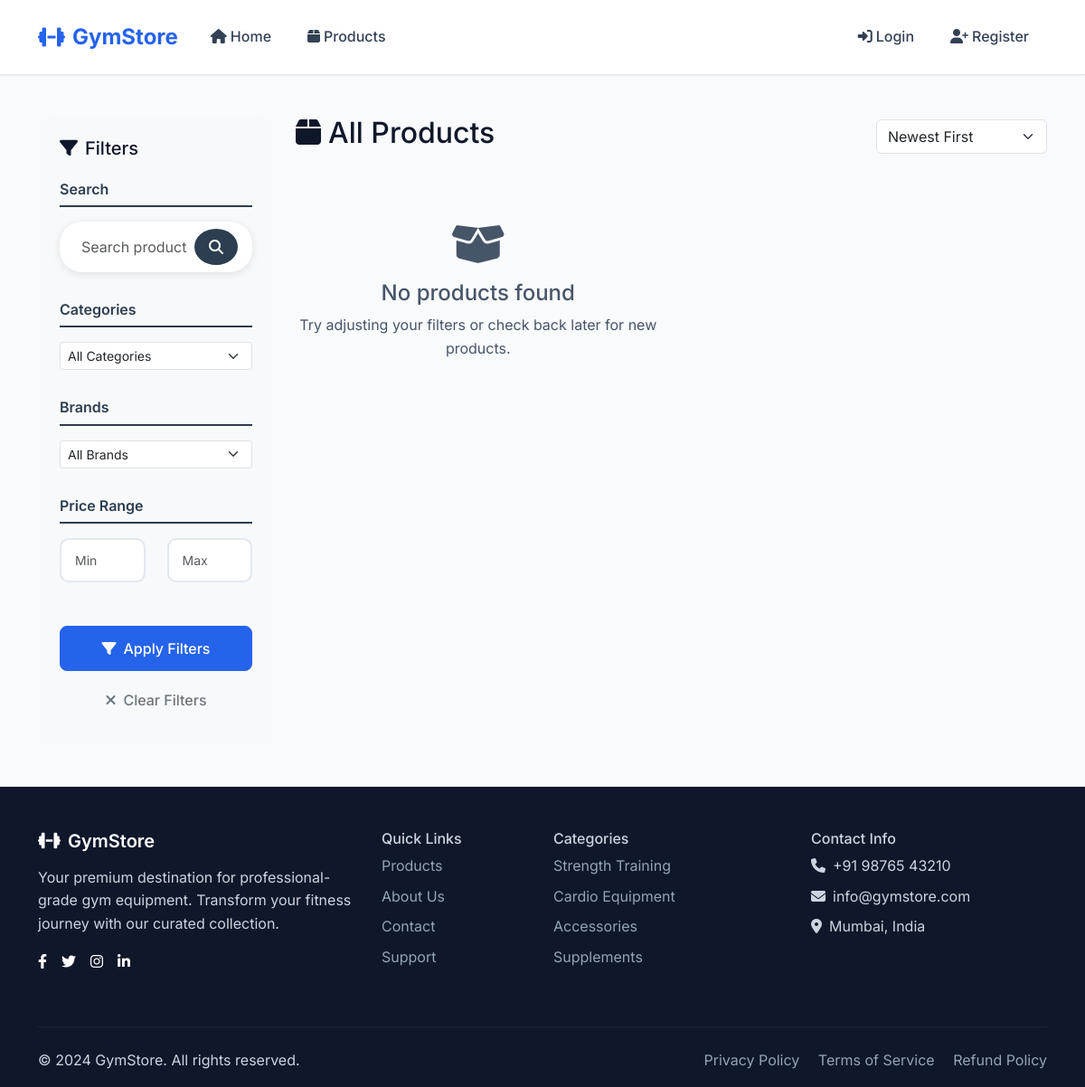
/products/, run on an earlier commit of the app's database.
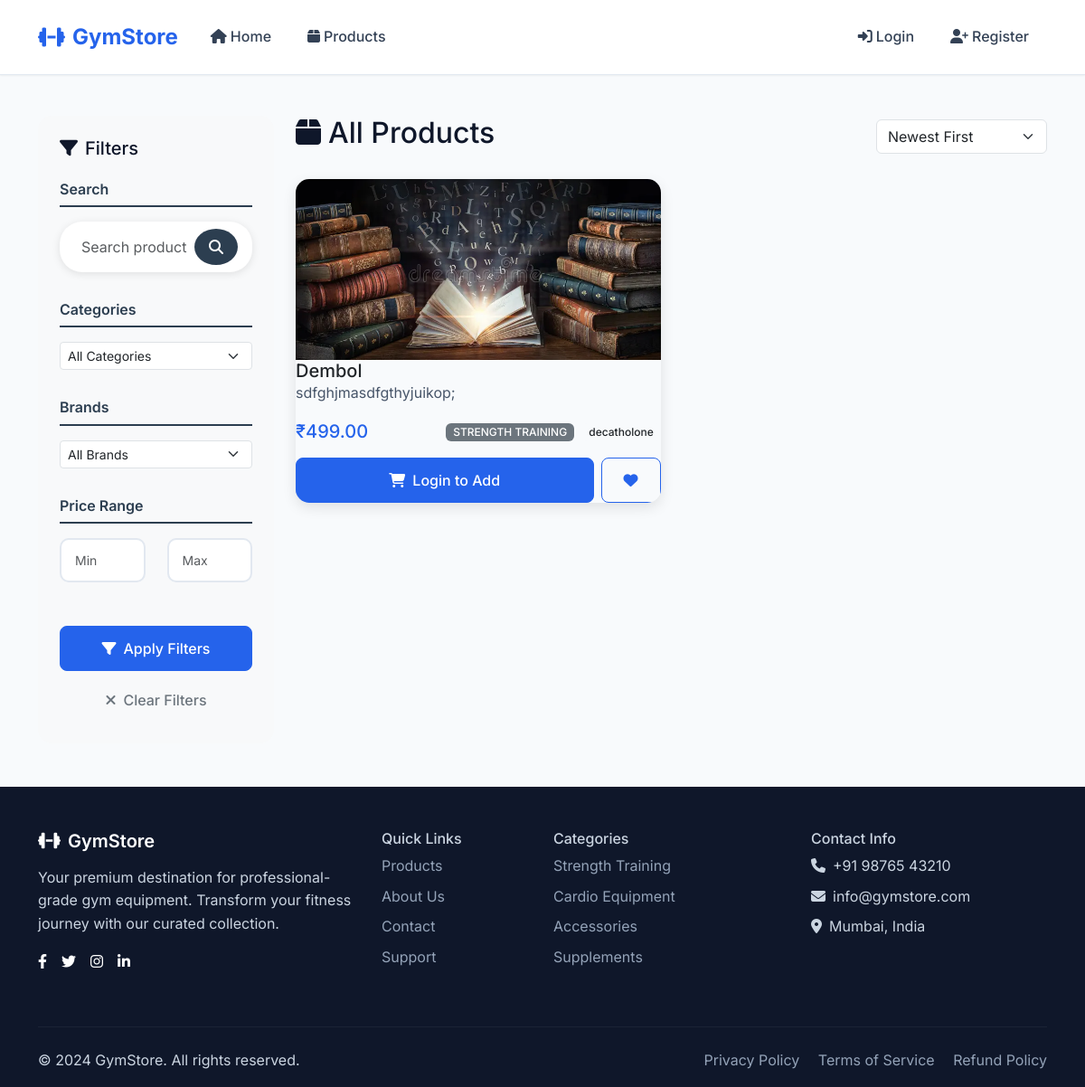
And on a later commit of the database.
### product/models.py (models this page shows, shortened)
class Product(models.Model):
    name = models.CharField(max_length=200)
    description = models.TextField()
    price = models.DecimalField(max_digits=10, decimal_places=2)
    category = models.ForeignKey(Category, on_delete=models.CASCADE, related_name='products')
    brand = models.ForeignKey(Brand, on_delete=models.CASCADE, related_name='products')
    stock_quantity = models.PositiveIntegerField(default=0)
    is_featured = models.BooleanField(default=False)
    is_active = models.BooleanField(default=True)
    created_by = models.ForeignKey(User, on_delete=models.CASCADE, related_name='created_products')
    created_at = models.DateTimeField(auto_now_add=True)
    updated_at = models.DateTimeField(auto_now=True)
    class Meta:
        ordering = ['-created_at']
    @property
    def primary_image(self):
        primary = self.images.filter(is_primary=True).first()
        if primary:
            return primary
        return self.images.first()

class ProductImage(models.Model):
    product = models.ForeignKey(Product, on_delete=models.CASCADE, related_name='images')
    image = models.ImageField(upload_to='products/')
    alt_text = models.CharField(max_length=200, blank=True)
    is_primary = models.BooleanField(default=False)
    created_at = models.DateTimeField(auto_now_add=True)

class Category(models.Model):
    name = models.CharField(max_length=100, unique=True)
    description = models.TextField(blank=True)
    created_at = models.DateTimeField(auto_now_add=True)
    class Meta:
        verbose_name_plural = 'Categories'
        ordering = ['name']

class Brand(models.Model):
    name = models.CharField(max_length=100, unique=True)
    description = models.TextField(blank=True)
    created_at = models.DateTimeField(auto_now_add=True)

### product/views.py (the view)
# urls.py: path('products/', views.customer_product_list_view, name='product_list'),
def customer_product_list_view(request):
    products = Product.objects.filter(is_active=True)
    categories = Category.objects.all()
    brands = Brand.objects.all()
    category_filter = request.GET.get('category')
    brand_filter = request.GET.get('brand')
    search_query = request.GET.get('search')
    min_price = request.GET.get('min_price')
    max_price = request.GET.get('max_price')
    sort_by = request.GET.get('sort', '-created_at')
    if category_filter:
        products = products.filter(category_id=category_filter)
    if brand_filter:
        products = products.filter(brand_id=brand_filter)
    if search_query and search_query.strip() and search_query != 'None':
        products = products.filter(name__icontains=search_query)
    if min_price:
        products = products.filter(price__gte=min_price)
    if max_price:
        products = products.filter(price__lte=max_price)
    if sort_by == 'price_low':
        products = products.order_by('price')
    elif sort_by == 'price_high':
        products = products.order_by('-price')
    elif sort_by == 'name':
        products = products.order_by('name')
    else:
        products = products.order_by('-created_at')
    context = {
        'products': products,
        'categories': categories,
        'brands': brands,
        'current_category': category_filter,
        'current_brand': brand_filter,
        'current_search': search_query,
        'current_min_price': min_price,
        'current_max_price': max_price,
        'current_sort': sort_by,
    }
    return render(request, 'product/customer_product_list.html', context)

### templates/product/customer_product_list.html (shortened to what the changed rows need)
{% extends 'base.html' %}
{% load static %}
{% block extra_css %}
<link href="{% static 'css/home.css' %}" rel="stylesheet">
{% endblock %}
{% block content %}
<div class="container py-5">
    <div class="row">
        <div class="col-lg-9">
            <div class="d-flex justify-content-between align-items-center mb-4">
                <h2><i class="fas fa-box me-2"></i>All Products</h2>
            </div>
            <div class="product-grid" id="productGrid">
                {% for product in products %}
                <div class="product-card" data-category="{{ product.category.id }}" data-brand="{{ product.brand.id }}" data-price="{{ product.price }}" data-name="{{ product.name|lower }}">
                    <div class="product-image-container">
                        {% if product.primary_image %}
                            <img src="{{ product.primary_image.image.url }}" alt="{{ product.name }}">
                        {% else %}
                            <div class="no-image-placeholder">
                                <i class="fas fa-image fa-3x"></i>
                                <p>No Image</p>
                            </div>
                        {% endif %}
                    </div>
                    <div class="card-body d-flex flex-column">
                        <h5 class="card-title text-dark">{{ product.name }}</h5>
                        <p class="card-text text-muted">{{ product.description|truncatewords:15 }}</p>
                        <div class="mt-auto">
                            <div class="d-flex justify-content-between align-items-center mb-3">
                                <span class="h5 text-primary mb-0">₹{{ product.price }}</span>
                                <div>
                                    <span class="badge bg-secondary me-1">{{ product.category.name }}</span>
                                    <span class="badge bg-light text-dark">{{ product.brand.name }}</span>
                                </div>
                            </div>
                            <div class="d-flex gap-2">
                                {% if user.is_authenticated %}
                                        <button class="btn btn-primary flex-fill add-to-cart-btn" data-product-id="{{ product.id }}">
                                            <i class="fas fa-shopping-cart me-2"></i>Add to Cart
                                        </button>
                                {% else %}
                                    <a href="{% url 'accounts:login' %}" class="btn btn-primary flex-fill">
                                        <i class="fas fa-shopping-cart me-2"></i>Login to Add
                                    </a>
                                {% endif %}
                                <button class="btn btn-outline-primary">
                                    <i class="fas fa-heart"></i>
                                </button>
                            </div>
                        </div>
                    </div>
                </div>
                {% empty %}
                <div class="col-12 text-center py-5">
                    <i class="fas fa-box-open fa-3x text-muted mb-3"></i>
                    <h4 class="text-muted">No products found</h4>
                    <p class="text-muted">Try adjusting your filters or check back later for new products.</p>
                </div>
                {% endfor %}
            </div>
        </div>
    </div>
</div>
{% endblock %}

What changed in the data, as far as the page shows it:
added Product: primary_image.image (picture), name "Dembol", description "sdfghjmasdfgthyjuikop;", price "499.00", category.name "STRENGTH TRAINING", brand.name "decatholone"
Also different on the page:
text no longer shown: "No products found Try adjusting your filters or check back later for new products."
